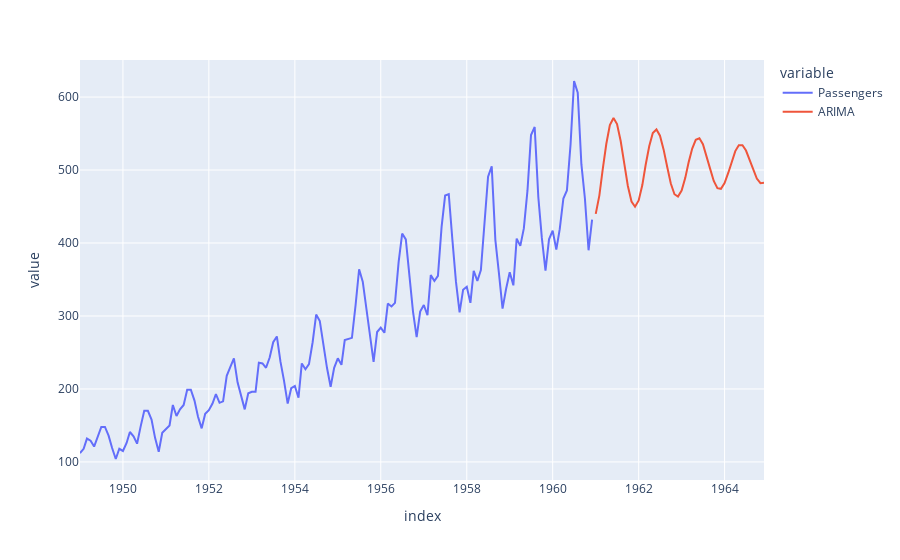

This figure's notebook cell:
### Markdown cell above
### ARIMA

### Code cell
def arima_forecast(data, order, horizon): #!
    model = ARIMA(data, order=order)
    model_fit = model.fit()
    forecast = model_fit.predict(start=len(data), end=len(data)+horizon-1)
    return forecast

df_forecast_arima = df_forecast_base.copy()
df_forecast_arima['ARIMA'] = arima_forecast(data, order=(2,1,2), horizon=horizon)

pd.concat([df_passengers, df_forecast_arima]).plot()

### Figure 1 — Plotly figure (JSON) as saved in the notebook; plotly's stock layout.template omitted (floating-point values rounded to 4 significant figures; data arrays with more than 128 entries replaced by an {"elided": "..."} marker saying what was removed)
{"data": [{"hovertemplate": "variable=Passengers<br>index=%{x}<br>value=%{y}<extra></extra>", "legendgroup": "Passengers", "line": {"color": "#636efa", "dash": "solid"}, "marker": {"symbol": "circle"}, "mode": "lines", "name": "Passengers", "orientation": "v", "showlegend": true, "type": "scatter", "x": {"elided": "192 str values"}, "xaxis": "x", "y": {"elided": "192 int values"}, "yaxis": "y"}, {"hovertemplate": "variable=ARIMA<br>index=%{x}<br>value=%{y}<extra></extra>", "legendgroup": "ARIMA", "line": {"color": "#EF553B", "dash": "solid"}, "marker": {"symbol": "circle"}, "mode": "lines", "name": "ARIMA", "orientation": "v", "showlegend": true, "type": "scatter", "x": {"elided": "192 str values"}, "xaxis": "x", "y": {"elided": "192 float values"}, "yaxis": "y"}], "layout": {"autosize": true, "legend": {"title": {"text": "variable"}, "tracegroupgap": 0}, "margin": {"t": 60}, "xaxis": {"anchor": "y", "autorange": true, "domain": [0, 1], "range": ["1949-01-01", "1964-12-01"], "title": {"text": "index"}, "type": "date"}, "yaxis": {"anchor": "x", "autorange": true, "domain": [0, 1], "range": [75.22, 650.8], "title": {"text": "value"}, "type": "linear"}}}
